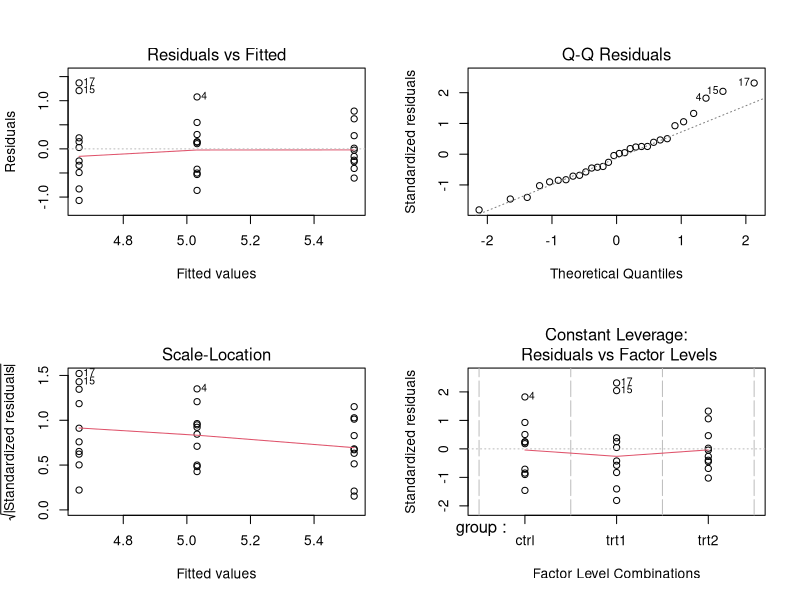
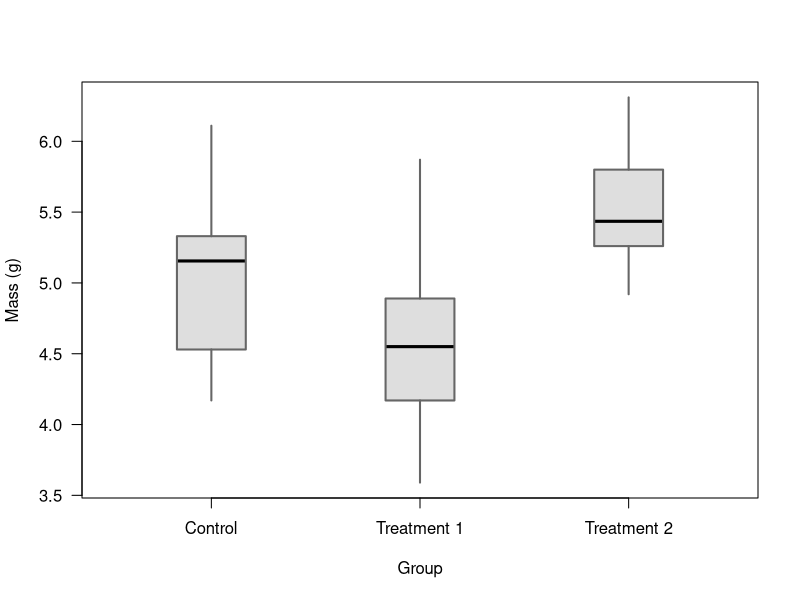

Source code (R) for these figures, in order:
## ---- chunk 1

## ---- chunk 2
str(lm)
## ---- chunk 3
# Load the data
  data("PlantGrowth")

# Look at the first few lines of it
  head(PlantGrowth)
  
# Examine the data structure
  str(PlantGrowth)
  
# Fit an ANOVA to the data and store it as an object
  plant_model = lm(weight~group, data=PlantGrowth)

# Check the model diagnostics to make
# sure we haven't blown any assumptions
# too badly and to make sure the model
# fit is reasonable before we start to
# put any stock into the results
  par(mfrow=c(2,2))
  plot(plant_model)
## ---- chunk 4
par(mfrow=c(1,1))
## ---- chunk 5
anova(plant_model)
## ---- chunk 6
TukeyHSD(aov(plant_model))
## ---- chunk 7
h <- boxplot(weight~group,
             data=PlantGrowth,
             plot=FALSE)

bxp(h, yaxt='n', xaxt='n',
    ylab="Mass (g)", xlab='Group',
    outline=FALSE,
    pars=list(
      boxwex=0.33,
      boxlwd=2,
      boxfill='gray87',
      boxcol='gray40',
      staplewex=0,
      staplecol='gray40',
      whiskcol='gray40',
      whisklwd=2,
      whisklty=1
    )
    )
axis(1, at=c(1,2,3), labels=c('Control', 'Treatment 1', 'Treatment 2'))
axis(2, las=2)
